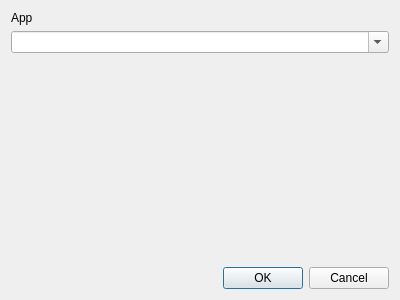
<?xml version="1.0" encoding="UTF-8"?>
<ui version="4.0">
 <class>AutoStartAdd</class>
 <widget class="QDialog" name="AutoStartAdd">
  <property name="geometry">
   <rect>
    <x>0</x>
    <y>0</y>
    <width>400</width>
    <height>300</height>
   </rect>
  </property>
  <property name="windowTitle">
   <string>Add an app</string>
  </property>
  <property name="sizeGripEnabled">
   <bool>false</bool>
  </property>
  <property name="modal">
   <bool>false</bool>
  </property>
  <layout class="QVBoxLayout" name="verticalLayout_2">
   <item>
    <layout class="QVBoxLayout" name="verticalLayout">
     <item>
      <widget class="QLabel" name="label">
       <property name="text">
        <string>App</string>
       </property>
      </widget>
     </item>
     <item>
      <widget class="QComboBox" name="comboBoxApp">
       <property name="editable">
        <bool>true</bool>
       </property>
      </widget>
     </item>
     <item>
      <spacer name="verticalSpacer">
       <property name="orientation">
        <enum>Qt::Vertical</enum>
       </property>
       <property name="sizeHint" stdset="0">
        <size>
         <width>20</width>
         <height>40</height>
        </size>
       </property>
      </spacer>
     </item>
    </layout>
   </item>
   <item>
    <widget class="QDialogButtonBox" name="buttonBox">
     <property name="orientation">
      <enum>Qt::Horizontal</enum>
     </property>
     <property name="standardButtons">
      <set>QDialogButtonBox::Cancel|QDialogButtonBox::Ok</set>
     </property>
    </widget>
   </item>
  </layout>
 </widget>
 <resources/>
 <connections>
  <connection>
   <sender>buttonBox</sender>
   <signal>accepted()</signal>
   <receiver>AutoStartAdd</receiver>
   <slot>accept()</slot>
   <hints>
    <hint type="sourcelabel">
     <x>248</x>
     <y>254</y>
    </hint>
    <hint type="destinationlabel">
     <x>157</x>
     <y>274</y>
    </hint>
   </hints>
  </connection>
  <connection>
   <sender>buttonBox</sender>
   <signal>rejected()</signal>
   <receiver>AutoStartAdd</receiver>
   <slot>reject()</slot>
   <hints>
    <hint type="sourcelabel">
     <x>316</x>
     <y>260</y>
    </hint>
    <hint type="destinationlabel">
     <x>286</x>
     <y>274</y>
    </hint>
   </hints>
  </connection>
 </connections>
</ui>
